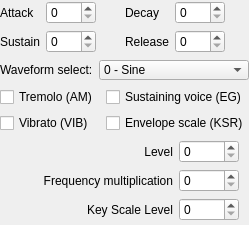
 <widget class="QWidget" name="OperatorEditor">
  <property name="geometry">
   <rect>
    <x>0</x>
    <y>0</y>
    <width>243</width>
    <height>225</height>
   </rect>
  </property>
  <property name="windowTitle">
   <string notr="true">Operator</string>
  </property>
  <layout class="QVBoxLayout" name="verticalLayout">
   <property name="sizeConstraint">
    <enum>QLayout::SetMinimumSize</enum>
   </property>
   <property name="leftMargin">
    <number>0</number>
   </property>
   <property name="topMargin">
    <number>0</number>
   </property>
   <property name="rightMargin">
    <number>0</number>
   </property>
   <property name="bottomMargin">
    <number>0</number>
   </property>
   <item>
    <layout class="QGridLayout" name="gridLayout_2">
     <property name="sizeConstraint">
      <enum>QLayout::SetMinimumSize</enum>
     </property>
     <item row="0" column="0">
      <widget class="QLabel" name="label_7">
       <property name="toolTip">
        <string>&lt;html&gt;&lt;head/&gt;&lt;body&gt;&lt;p&gt;&lt;span style=&quot; font-weight:600;&quot;&gt;Attack Rate.&lt;/span&gt;&lt;/p&gt;&lt;p&gt;Determines the rising time for the sound. The higher the value, the faster the attack.&lt;/p&gt;&lt;p&gt;Range from 0 to 15.&lt;/p&gt;&lt;/body&gt;&lt;/html&gt;</string>
       </property>
       <property name="text">
        <string>Attack</string>
       </property>
      </widget>
     </item>
     <item row="0" column="1">
      <widget class="QSpinBox" name="op_attack">
       <property name="sizePolicy">
        <sizepolicy hsizetype="Preferred" vsizetype="Fixed">
         <horstretch>0</horstretch>
         <verstretch>0</verstretch>
        </sizepolicy>
       </property>
       <property name="minimumSize">
        <size>
         <width>50</width>
         <height>0</height>
        </size>
       </property>
       <property name="toolTip">
        <string>&lt;html&gt;&lt;head/&gt;&lt;body&gt;&lt;p&gt;&lt;span style=&quot; font-weight:600;&quot;&gt;Attack Rate.&lt;/span&gt;&lt;/p&gt;&lt;p&gt;Determines the rising time for the sound. The higher the value, the faster the attack.&lt;/p&gt;&lt;p&gt;Range from 0 to 15.&lt;/p&gt;&lt;/body&gt;&lt;/html&gt;</string>
       </property>
       <property name="correctionMode">
        <enum>QAbstractSpinBox::CorrectToNearestValue</enum>
       </property>
       <property name="maximum">
        <number>15</number>
       </property>
      </widget>
     </item>
     <item row="0" column="3">
      <widget class="QLabel" name="label_8">
       <property name="toolTip">
        <string>&lt;html&gt;&lt;head/&gt;&lt;body&gt;&lt;p&gt;&lt;span style=&quot; font-weight:600;&quot;&gt;Decay Rate.&lt;/span&gt;&lt;/p&gt;&lt;p&gt;Determines the diminishing time for the sound. The higher the value, the shorter the decay.&lt;/p&gt;&lt;p&gt;Range from 0 to 15.&lt;/p&gt;&lt;/body&gt;&lt;/html&gt;</string>
       </property>
       <property name="text">
        <string>Decay</string>
       </property>
      </widget>
     </item>
     <item row="0" column="4">
      <widget class="QSpinBox" name="op_decay">
       <property name="sizePolicy">
        <sizepolicy hsizetype="Preferred" vsizetype="Fixed">
         <horstretch>0</horstretch>
         <verstretch>0</verstretch>
        </sizepolicy>
       </property>
       <property name="minimumSize">
        <size>
         <width>50</width>
         <height>0</height>
        </size>
       </property>
       <property name="toolTip">
        <string>&lt;html&gt;&lt;head/&gt;&lt;body&gt;&lt;p&gt;&lt;span style=&quot; font-weight:600;&quot;&gt;Decay Rate.&lt;/span&gt;&lt;/p&gt;&lt;p&gt;Determines the diminishing time for the sound. The higher the value, the shorter the decay.&lt;/p&gt;&lt;p&gt;Range from 0 to 15.&lt;/p&gt;&lt;/body&gt;&lt;/html&gt;</string>
       </property>
       <property name="correctionMode">
        <enum>QAbstractSpinBox::CorrectToNearestValue</enum>
       </property>
       <property name="maximum">
        <number>15</number>
       </property>
      </widget>
     </item>
     <item row="1" column="0">
      <widget class="QLabel" name="label_9">
       <property name="toolTip">
        <string>&lt;html&gt;&lt;head/&gt;&lt;body&gt;&lt;p&gt;&lt;span style=&quot; font-weight:600;&quot;&gt;Sustain Level.&lt;/span&gt;&lt;/p&gt;&lt;p&gt;Determines the point at which the sound ceases to decay and changes to a sound having a constant level. The sustain level is expressed as a fraction of the maximum level. 0 is the softest and 15 is the loudest sustain level. Note that has Sustain flag must be set for this to have an effect.&lt;/p&gt;&lt;/body&gt;&lt;/html&gt;</string>
       </property>
       <property name="text">
        <string>Sustain</string>
       </property>
      </widget>
     </item>
     <item row="1" column="1">
      <widget class="QSpinBox" name="op_sustain">
       <property name="sizePolicy">
        <sizepolicy hsizetype="Preferred" vsizetype="Fixed">
         <horstretch>0</horstretch>
         <verstretch>0</verstretch>
        </sizepolicy>
       </property>
       <property name="minimumSize">
        <size>
         <width>50</width>
         <height>0</height>
        </size>
       </property>
       <property name="toolTip">
        <string>&lt;html&gt;&lt;head/&gt;&lt;body&gt;&lt;p&gt;&lt;span style=&quot; font-weight:600;&quot;&gt;Sustain Level.&lt;/span&gt;&lt;/p&gt;&lt;p&gt;Determines the point at which the sound ceases to decay and changes to a sound having a constant level. The sustain level is expressed as a fraction of the maximum level. 0 is the softest and 15 is the loudest sustain level. Note that has Sustain flag must be set for this to have an effect.&lt;/p&gt;&lt;/body&gt;&lt;/html&gt;</string>
       </property>
       <property name="correctionMode">
        <enum>QAbstractSpinBox::CorrectToNearestValue</enum>
       </property>
       <property name="maximum">
        <number>15</number>
       </property>
      </widget>
     </item>
     <item row="1" column="3">
      <widget class="QLabel" name="label_10">
       <property name="toolTip">
        <string>&lt;html&gt;&lt;head/&gt;&lt;body&gt;&lt;p&gt;&lt;span style=&quot; font-weight:600;&quot;&gt;Release Rate.&lt;/span&gt;&lt;/p&gt;&lt;p&gt;Determines the rate at which the sound disappears after KEY-OFF. The higher the value, the shorter the release.&lt;/p&gt;&lt;/body&gt;&lt;/html&gt;</string>
       </property>
       <property name="text">
        <string>Release</string>
       </property>
      </widget>
     </item>
     <item row="1" column="4">
      <widget class="QSpinBox" name="op_release">
       <property name="sizePolicy">
        <sizepolicy hsizetype="Preferred" vsizetype="Fixed">
         <horstretch>0</horstretch>
         <verstretch>0</verstretch>
        </sizepolicy>
       </property>
       <property name="minimumSize">
        <size>
         <width>50</width>
         <height>0</height>
        </size>
       </property>
       <property name="toolTip">
        <string>&lt;html&gt;&lt;head/&gt;&lt;body&gt;&lt;p&gt;&lt;span style=&quot; font-weight:600;&quot;&gt;Release Rate.&lt;/span&gt;&lt;/p&gt;&lt;p&gt;Determines the rate at which the sound disappears after KEY-OFF. The higher the value, the shorter the release.&lt;/p&gt;&lt;/body&gt;&lt;/html&gt;</string>
       </property>
       <property name="correctionMode">
        <enum>QAbstractSpinBox::CorrectToNearestValue</enum>
       </property>
       <property name="maximum">
        <number>15</number>
       </property>
      </widget>
     </item>
     <item row="0" column="5" rowspan="2">
      <spacer name="horizontalSpacer_3">
       <property name="orientation">
        <enum>Qt::Horizontal</enum>
       </property>
       <property name="sizeHint" stdset="0">
        <size>
         <width>40</width>
         <height>20</height>
        </size>
       </property>
      </spacer>
     </item>
     <item row="0" column="2" rowspan="2">
      <spacer name="horizontalSpacer_7">
       <property name="orientation">
        <enum>Qt::Horizontal</enum>
       </property>
       <property name="sizeHint" stdset="0">
        <size>
         <width>40</width>
         <height>20</height>
        </size>
       </property>
      </spacer>
     </item>
    </layout>
   </item>
   <item>
    <layout class="QHBoxLayout" name="horizontalLayout_5">
     <property name="sizeConstraint">
      <enum>QLayout::SetMinimumSize</enum>
     </property>
     <item>
      <widget class="QLabel" name="label_11">
       <property name="toolTip">
        <string>&lt;html&gt;&lt;head/&gt;&lt;body&gt;&lt;p&gt;&lt;span style=&quot; font-size:medium; font-weight:600;&quot;&gt;Waveform Select&lt;/span&gt;&lt;/p&gt;&lt;p&gt;&lt;span style=&quot; font-size:medium;&quot;&gt;Wave which will be generated by operator.&lt;/span&gt;&lt;/p&gt;&lt;p&gt;&lt;span style=&quot; font-size:medium; text-decoration: underline;&quot;&gt;(waveforms from 4 to 7 not supported on OPL2)&lt;/span&gt;&lt;/p&gt;&lt;table border=&quot;0&quot; style=&quot; margin-top:0px; margin-bottom:0px; margin-left:0px; margin-right:0px;&quot; cellspacing=&quot;2&quot; cellpadding=&quot;0&quot;&gt;&lt;tr&gt;&lt;td style=&quot; vertical-align:middle; padding-left:5; padding-right:5; padding-top:5; padding-bottom:5;&quot;&gt;&lt;p&gt;&lt;img src=&quot;:/waves/wave0.png&quot; style=&quot;vertical-align: middle;&quot;/&gt;&lt;/p&gt;&lt;/td&gt;&lt;td style=&quot; vertical-align:middle; padding-left:5; padding-right:5; padding-top:5; padding-bottom:5;&quot;&gt;&lt;p&gt;0 - Sine wave&lt;/p&gt;&lt;/td&gt;&lt;/tr&gt;&lt;tr&gt;&lt;td style=&quot; vertical-align:middle; padding-left:5; padding-right:5; padding-top:5; padding-bottom:5;&quot;&gt;&lt;p&gt;&lt;img src=&quot;:/waves/wave1.png&quot; style=&quot;vertical-align: middle;&quot;/&gt;&lt;/p&gt;&lt;/td&gt;&lt;td style=&quot; vertical-align:middle; padding-left:5; padding-right:5; padding-top:5; padding-bottom:5;&quot;&gt;&lt;p&gt;1 - Half-Sine&lt;/p&gt;&lt;/td&gt;&lt;/tr&gt;&lt;tr&gt;&lt;td style=&quot; vertical-align:middle; padding-left:5; padding-right:5; padding-top:5; padding-bottom:5;&quot;&gt;&lt;p&gt;&lt;img src=&quot;:/waves/wave2.png&quot; style=&quot;vertical-align: middle;&quot;/&gt;&lt;/p&gt;&lt;/td&gt;&lt;td style=&quot; vertical-align:middle; padding-left:5; padding-right:5; padding-top:5; padding-bottom:5;&quot;&gt;&lt;p&gt;2 - Abs-Sine&lt;/p&gt;&lt;/td&gt;&lt;/tr&gt;&lt;tr&gt;&lt;td style=&quot; vertical-align:middle; padding-left:5; padding-right:5; padding-top:5; padding-bottom:5;&quot;&gt;&lt;p&gt;&lt;img src=&quot;:/waves/wave3.png&quot; style=&quot;vertical-align: middle;&quot;/&gt;&lt;/p&gt;&lt;/td&gt;&lt;td style=&quot; vertical-align:middle; padding-left:5; padding-right:5; padding-top:5; padding-bottom:5;&quot;&gt;&lt;p&gt;3 - Pulse-Sine&lt;/p&gt;&lt;/td&gt;&lt;/tr&gt;&lt;tr&gt;&lt;td style=&quot; vertical-align:middle; padding-left:5; padding-right:5; padding-top:5; padding-bottom:5;&quot;&gt;&lt;p&gt;&lt;img src=&quot;:/waves/wave4.png&quot; style=&quot;vertical-align: middle;&quot;/&gt;&lt;/p&gt;&lt;/td&gt;&lt;td style=&quot; vertical-align:middle; padding-left:5; padding-right:5; padding-top:5; padding-bottom:5;&quot;&gt;&lt;p&gt;4 - Sine - even periods only&lt;/p&gt;&lt;/td&gt;&lt;/tr&gt;&lt;tr&gt;&lt;td style=&quot; vertical-align:middle; padding-left:5; padding-right:5; padding-top:5; padding-bottom:5;&quot;&gt;&lt;p&gt;&lt;img src=&quot;:/waves/wave5.png&quot; style=&quot;vertical-align: middle;&quot;/&gt;&lt;/p&gt;&lt;/td&gt;&lt;td style=&quot; vertical-align:middle; padding-left:5; padding-right:5; padding-top:5; padding-bottom:5;&quot;&gt;&lt;p&gt;5 - Abs-Sine - even periods only&lt;/p&gt;&lt;/td&gt;&lt;/tr&gt;&lt;tr&gt;&lt;td style=&quot; vertical-align:middle; padding-left:5; padding-right:5; padding-top:5; padding-bottom:5;&quot;&gt;&lt;p&gt;&lt;img src=&quot;:/waves/wave6.png&quot; style=&quot;vertical-align: middle;&quot;/&gt;&lt;/p&gt;&lt;/td&gt;&lt;td style=&quot; vertical-align:middle; padding-left:5; padding-right:5; padding-top:5; padding-bottom:5;&quot;&gt;&lt;p&gt;6 - Square&lt;/p&gt;&lt;/td&gt;&lt;/tr&gt;&lt;tr&gt;&lt;td style=&quot; vertical-align:middle; padding-left:5; padding-right:5; padding-top:5; padding-bottom:5;&quot;&gt;&lt;p&gt;&lt;img src=&quot;:/waves/wave7.png&quot; style=&quot;vertical-align: middle;&quot;/&gt;&lt;/p&gt;&lt;/td&gt;&lt;td style=&quot; vertical-align:middle; padding-left:5; padding-right:5; padding-top:5; padding-bottom:5;&quot;&gt;&lt;p&gt;7 - Derived Square&lt;/p&gt;&lt;/td&gt;&lt;/tr&gt;&lt;/table&gt;&lt;/body&gt;&lt;/html&gt;</string>
       </property>
       <property name="text">
        <string>Waveform select:</string>
       </property>
      </widget>
     </item>
     <item>
      <widget class="QComboBox" name="op_waveform">
       <property name="minimumSize">
        <size>
         <width>0</width>
         <height>20</height>
        </size>
       </property>
       <property name="maximumSize">
        <size>
         <width>150</width>
         <height>20</height>
        </size>
       </property>
       <property name="toolTip">
        <string>&lt;html&gt;&lt;head/&gt;&lt;body&gt;&lt;p&gt;&lt;span style=&quot; font-size:medium; font-weight:600;&quot;&gt;Waveform Select&lt;/span&gt;&lt;/p&gt;&lt;p&gt;&lt;span style=&quot; font-size:medium;&quot;&gt;Wave which will be generated by operator.&lt;/span&gt;&lt;/p&gt;&lt;p&gt;&lt;span style=&quot; font-size:medium; text-decoration: underline;&quot;&gt;(waveforms from 4 to 7 not supported on OPL2)&lt;/span&gt;&lt;/p&gt;&lt;table border=&quot;0&quot; style=&quot; margin-top:0px; margin-bottom:0px; margin-left:0px; margin-right:0px;&quot; cellspacing=&quot;2&quot; cellpadding=&quot;0&quot;&gt;&lt;tr&gt;&lt;td style=&quot; vertical-align:middle; padding-left:5; padding-right:5; padding-top:5; padding-bottom:5;&quot;&gt;&lt;p&gt;&lt;img src=&quot;:/waves/wave0.png&quot; style=&quot;vertical-align: middle;&quot;/&gt;&lt;/p&gt;&lt;/td&gt;&lt;td style=&quot; vertical-align:middle; padding-left:5; padding-right:5; padding-top:5; padding-bottom:5;&quot;&gt;&lt;p&gt;0 - Sine wave&lt;/p&gt;&lt;/td&gt;&lt;/tr&gt;&lt;tr&gt;&lt;td style=&quot; vertical-align:middle; padding-left:5; padding-right:5; padding-top:5; padding-bottom:5;&quot;&gt;&lt;p&gt;&lt;img src=&quot;:/waves/wave1.png&quot; style=&quot;vertical-align: middle;&quot;/&gt;&lt;/p&gt;&lt;/td&gt;&lt;td style=&quot; vertical-align:middle; padding-left:5; padding-right:5; padding-top:5; padding-bottom:5;&quot;&gt;&lt;p&gt;1 - Half-Sine&lt;/p&gt;&lt;/td&gt;&lt;/tr&gt;&lt;tr&gt;&lt;td style=&quot; vertical-align:middle; padding-left:5; padding-right:5; padding-top:5; padding-bottom:5;&quot;&gt;&lt;p&gt;&lt;img src=&quot;:/waves/wave2.png&quot; style=&quot;vertical-align: middle;&quot;/&gt;&lt;/p&gt;&lt;/td&gt;&lt;td style=&quot; vertical-align:middle; padding-left:5; padding-right:5; padding-top:5; padding-bottom:5;&quot;&gt;&lt;p&gt;2 - Abs-Sine&lt;/p&gt;&lt;/td&gt;&lt;/tr&gt;&lt;tr&gt;&lt;td style=&quot; vertical-align:middle; padding-left:5; padding-right:5; padding-top:5; padding-bottom:5;&quot;&gt;&lt;p&gt;&lt;img src=&quot;:/waves/wave3.png&quot; style=&quot;vertical-align: middle;&quot;/&gt;&lt;/p&gt;&lt;/td&gt;&lt;td style=&quot; vertical-align:middle; padding-left:5; padding-right:5; padding-top:5; padding-bottom:5;&quot;&gt;&lt;p&gt;3 - Pulse-Sine&lt;/p&gt;&lt;/td&gt;&lt;/tr&gt;&lt;tr&gt;&lt;td style=&quot; vertical-align:middle; padding-left:5; padding-right:5; padding-top:5; padding-bottom:5;&quot;&gt;&lt;p&gt;&lt;img src=&quot;:/waves/wave4.png&quot; style=&quot;vertical-align: middle;&quot;/&gt;&lt;/p&gt;&lt;/td&gt;&lt;td style=&quot; vertical-align:middle; padding-left:5; padding-right:5; padding-top:5; padding-bottom:5;&quot;&gt;&lt;p&gt;4 - Sine - even periods only&lt;/p&gt;&lt;/td&gt;&lt;/tr&gt;&lt;tr&gt;&lt;td style=&quot; vertical-align:middle; padding-left:5; padding-right:5; padding-top:5; padding-bottom:5;&quot;&gt;&lt;p&gt;&lt;img src=&quot;:/waves/wave5.png&quot; style=&quot;vertical-align: middle;&quot;/&gt;&lt;/p&gt;&lt;/td&gt;&lt;td style=&quot; vertical-align:middle; padding-left:5; padding-right:5; padding-top:5; padding-bottom:5;&quot;&gt;&lt;p&gt;5 - Abs-Sine - even periods only&lt;/p&gt;&lt;/td&gt;&lt;/tr&gt;&lt;tr&gt;&lt;td style=&quot; vertical-align:middle; padding-left:5; padding-right:5; padding-top:5; padding-bottom:5;&quot;&gt;&lt;p&gt;&lt;img src=&quot;:/waves/wave6.png&quot; style=&quot;vertical-align: middle;&quot;/&gt;&lt;/p&gt;&lt;/td&gt;&lt;td style=&quot; vertical-align:middle; padding-left:5; padding-right:5; padding-top:5; padding-bottom:5;&quot;&gt;&lt;p&gt;6 - Square&lt;/p&gt;&lt;/td&gt;&lt;/tr&gt;&lt;tr&gt;&lt;td style=&quot; vertical-align:middle; padding-left:5; padding-right:5; padding-top:5; padding-bottom:5;&quot;&gt;&lt;p&gt;&lt;img src=&quot;:/waves/wave7.png&quot; style=&quot;vertical-align: middle;&quot;/&gt;&lt;/p&gt;&lt;/td&gt;&lt;td style=&quot; vertical-align:middle; padding-left:5; padding-right:5; padding-top:5; padding-bottom:5;&quot;&gt;&lt;p&gt;7 - Derived Square&lt;/p&gt;&lt;/td&gt;&lt;/tr&gt;&lt;/table&gt;&lt;/body&gt;&lt;/html&gt;</string>
       </property>
       <item>
        <property name="text">
         <string>0 - Sine</string>
        </property>
        <property name="icon">
         <iconset resource="resources/resources.qrc">
          <normaloff>:/waves/wave0.png</normaloff>:/waves/wave0.png</iconset>
        </property>
       </item>
       <item>
        <property name="text">
         <string>1 - Half-Sine</string>
        </property>
        <property name="icon">
         <iconset resource="resources/resources.qrc">
          <normaloff>:/waves/wave1.png</normaloff>:/waves/wave1.png</iconset>
        </property>
       </item>
       <item>
        <property name="text">
         <string>2 - Absolute Sine</string>
        </property>
        <property name="icon">
         <iconset resource="resources/resources.qrc">
          <normaloff>:/waves/wave2.png</normaloff>:/waves/wave2.png</iconset>
        </property>
       </item>
       <item>
        <property name="text">
         <string>3 - Pulse-Sine</string>
        </property>
        <property name="icon">
         <iconset resource="resources/resources.qrc">
          <normaloff>:/waves/wave3.png</normaloff>:/waves/wave3.png</iconset>
        </property>
       </item>
       <item>
        <property name="text">
         <string>4 - Sine - even periods only</string>
        </property>
        <property name="icon">
         <iconset resource="resources/resources.qrc">
          <normaloff>:/waves/wave4.png</normaloff>:/waves/wave4.png</iconset>
        </property>
       </item>
       <item>
        <property name="text">
         <string>5 - Abs-Sine - even periods only</string>
        </property>
        <property name="icon">
         <iconset resource="resources/resources.qrc">
          <normaloff>:/waves/wave5.png</normaloff>:/waves/wave5.png</iconset>
        </property>
       </item>
       <item>
        <property name="text">
         <string>6 - Square</string>
        </property>
        <property name="icon">
         <iconset resource="resources/resources.qrc">
          <normaloff>:/waves/wave6.png</normaloff>:/waves/wave6.png</iconset>
        </property>
       </item>
       <item>
        <property name="text">
         <string>7 - Derived Square</string>
        </property>
        <property name="icon">
         <iconset resource="resources/resources.qrc">
          <normaloff>:/waves/wave7.png</normaloff>:/waves/wave7.png</iconset>
        </property>
       </item>
      </widget>
     </item>
    </layout>
   </item>
   <item>
    <layout class="QGridLayout" name="gridLayout_8">
     <property name="sizeConstraint">
      <enum>QLayout::SetMinimumSize</enum>
     </property>
     <item row="0" column="0">
      <widget class="QCheckBox" name="op_am">
       <property name="maximumSize">
        <size>
         <width>16777215</width>
         <height>20</height>
        </size>
       </property>
       <property name="toolTip">
        <string>&lt;html&gt;&lt;head/&gt;&lt;body&gt;&lt;p&gt;&lt;span style=&quot; font-weight:600;&quot;&gt;Tremolo&lt;/span&gt;&lt;/p&gt;&lt;p&gt;Is an Amplitude Vibrato. The repetition rate is 3.7 Hz.&lt;/p&gt;&lt;/body&gt;&lt;/html&gt;</string>
       </property>
       <property name="text">
        <string>Tremolo (AM)</string>
       </property>
      </widget>
     </item>
     <item row="0" column="1">
      <widget class="QCheckBox" name="op_eg">
       <property name="maximumSize">
        <size>
         <width>16777215</width>
         <height>20</height>
        </size>
       </property>
       <property name="toolTip">
        <string>&lt;html&gt;&lt;head/&gt;&lt;body&gt;&lt;p&gt;&lt;span style=&quot; font-weight:600;&quot;&gt;Sound Sustaining&lt;/span&gt;&lt;/p&gt;&lt;p&gt;When toggled on, operator's output level will be held at its sustain level until a KEY-OFF is done.&lt;/p&gt;&lt;/body&gt;&lt;/html&gt;</string>
       </property>
       <property name="text">
        <string>Sustaining voice (EG)</string>
       </property>
      </widget>
     </item>
     <item row="1" column="0">
      <widget class="QCheckBox" name="op_vib">
       <property name="maximumSize">
        <size>
         <width>16777215</width>
         <height>20</height>
        </size>
       </property>
       <property name="toolTip">
        <string>&lt;html&gt;&lt;head/&gt;&lt;body&gt;&lt;p&gt;&lt;span style=&quot; font-weight:600;&quot;&gt;Vibrato&lt;/span&gt;&lt;/p&gt;&lt;p&gt;Is a Frequency Vibrato. The repetition rate is 6.1 Hz.&lt;/p&gt;&lt;/body&gt;&lt;/html&gt;</string>
       </property>
       <property name="text">
        <string>Vibrato (VIB)</string>
       </property>
      </widget>
     </item>
     <item row="1" column="1">
      <widget class="QCheckBox" name="op_ksr">
       <property name="maximumSize">
        <size>
         <width>16777215</width>
         <height>20</height>
        </size>
       </property>
       <property name="toolTip">
        <string>&lt;html&gt;&lt;head/&gt;&lt;body&gt;&lt;p&gt;&lt;span style=&quot; font-weight:600;&quot;&gt;Envelope scaling (KSR)&lt;/span&gt;&lt;/p&gt;&lt;p&gt;When toggled on, higher notes are shorter than lower notes.&lt;/p&gt;&lt;/body&gt;&lt;/html&gt;</string>
       </property>
       <property name="text">
        <string>Envelope scale (KSR)</string>
       </property>
      </widget>
     </item>
    </layout>
   </item>
   <item>
    <layout class="QGridLayout" name="gridLayout">
     <property name="sizeConstraint">
      <enum>QLayout::SetMinimumSize</enum>
     </property>
     <property name="leftMargin">
      <number>0</number>
     </property>
     <property name="rightMargin">
      <number>10</number>
     </property>
     <item row="0" column="0">
      <widget class="QLabel" name="label_29">
       <property name="toolTip">
        <string>&lt;html&gt;&lt;head/&gt;&lt;body&gt;&lt;p&gt;&lt;span style=&quot; font-weight:600;&quot;&gt;Output Level&lt;/span&gt;&lt;/p&gt;&lt;p&gt;Attenuates the operator output level. &lt;span style=&quot; font-weight:600;&quot;&gt;63&lt;/span&gt; (internally 0) is the loudest, &lt;span style=&quot; font-weight:600;&quot;&gt;0&lt;/span&gt; (internally 0x3F) is the softest. In additive synthesis, varying the output level of any operator varies the volume of its corresponding channel. In FM synthesis, varying the output level of the carrier varies the volume of the channel. Varying the output of the modulator will change the frequency spectrum produced by the carrier.&lt;/p&gt;&lt;/body&gt;&lt;/html&gt;</string>
       </property>
       <property name="text">
        <string>Level</string>
       </property>
       <property name="alignment">
        <set>Qt::AlignRight|Qt::AlignTrailing|Qt::AlignVCenter</set>
       </property>
      </widget>
     </item>
     <item row="0" column="1">
      <widget class="QSpinBox" name="op_level">
       <property name="sizePolicy">
        <sizepolicy hsizetype="Preferred" vsizetype="Fixed">
         <horstretch>0</horstretch>
         <verstretch>0</verstretch>
        </sizepolicy>
       </property>
       <property name="minimumSize">
        <size>
         <width>50</width>
         <height>0</height>
        </size>
       </property>
       <property name="maximumSize">
        <size>
         <width>60</width>
         <height>16777215</height>
        </size>
       </property>
       <property name="toolTip">
        <string>&lt;html&gt;&lt;head/&gt;&lt;body&gt;&lt;p&gt;&lt;span style=&quot; font-weight:600;&quot;&gt;Output Level&lt;/span&gt;&lt;/p&gt;&lt;p&gt;Attenuates the operator output level. &lt;span style=&quot; font-weight:600;&quot;&gt;63&lt;/span&gt; (internally 0) is the loudest, &lt;span style=&quot; font-weight:600;&quot;&gt;0&lt;/span&gt; (internally 0x3F) is the softest. In additive synthesis, varying the output level of any operator varies the volume of its corresponding channel. In FM synthesis, varying the output level of the carrier varies the volume of the channel. Varying the output of the modulator will change the frequency spectrum produced by the carrier.&lt;/p&gt;&lt;/body&gt;&lt;/html&gt;</string>
       </property>
       <property name="correctionMode">
        <enum>QAbstractSpinBox::CorrectToNearestValue</enum>
       </property>
       <property name="maximum">
        <number>63</number>
       </property>
      </widget>
     </item>
     <item row="1" column="0">
      <widget class="QLabel" name="label_12">
       <property name="toolTip">
        <string>&lt;html&gt;&lt;head/&gt;&lt;body&gt;&lt;p&gt;&lt;span style=&quot; font-weight:600;&quot;&gt;Frequency Multiplication Factor (MULTI)&lt;/span&gt;&lt;/p&gt;&lt;p&gt;Operator's frequency is set to F-Number*Factor.&lt;/p&gt;&lt;p&gt;&lt;span style=&quot; text-decoration: underline;&quot;&gt;In simple words, increases operator's frequency to number of octaves.&lt;/span&gt;&lt;br/&gt;&lt;br/&gt;Where F-Number is:&lt;/p&gt;&lt;p&gt;F-Number = Music Frequency * 2^(20-Block) / 49716 Hz&lt;/p&gt;&lt;p&gt;Where Block is a Block Number. Roughly determines the octave.&lt;/p&gt;&lt;/body&gt;&lt;/html&gt;</string>
       </property>
       <property name="text">
        <string>Frequency multiplication</string>
       </property>
       <property name="alignment">
        <set>Qt::AlignRight|Qt::AlignTrailing|Qt::AlignVCenter</set>
       </property>
      </widget>
     </item>
     <item row="1" column="1">
      <widget class="QSpinBox" name="op_freqmult">
       <property name="sizePolicy">
        <sizepolicy hsizetype="Preferred" vsizetype="Fixed">
         <horstretch>0</horstretch>
         <verstretch>0</verstretch>
        </sizepolicy>
       </property>
       <property name="minimumSize">
        <size>
         <width>50</width>
         <height>0</height>
        </size>
       </property>
       <property name="maximumSize">
        <size>
         <width>60</width>
         <height>16777215</height>
        </size>
       </property>
       <property name="toolTip">
        <string>&lt;html&gt;&lt;head/&gt;&lt;body&gt;&lt;p&gt;&lt;span style=&quot; font-weight:600;&quot;&gt;Frequency Multiplication Factor (MULTI)&lt;/span&gt;&lt;/p&gt;&lt;p&gt;Operator's frequency is set to F-Number*Factor.&lt;/p&gt;&lt;p&gt;&lt;span style=&quot; text-decoration: underline;&quot;&gt;In simple words, increases operator's frequency to number of octaves.&lt;/span&gt;&lt;br/&gt;&lt;br/&gt;Where F-Number is:&lt;/p&gt;&lt;p&gt;F-Number = Music Frequency * 2^(20-Block) / 49716 Hz&lt;/p&gt;&lt;p&gt;Where Block is a Block Number. Roughly determines the octave.&lt;/p&gt;&lt;/body&gt;&lt;/html&gt;</string>
       </property>
       <property name="correctionMode">
        <enum>QAbstractSpinBox::CorrectToNearestValue</enum>
       </property>
       <property name="maximum">
        <number>15</number>
       </property>
      </widget>
     </item>
     <item row="2" column="0">
      <widget class="QLabel" name="label_33">
       <property name="toolTip">
        <string>&lt;html&gt;&lt;head/&gt;&lt;body&gt;&lt;p&gt;&lt;span style=&quot; font-weight:600;&quot;&gt;Key Scale Level.&lt;/span&gt;&lt;/p&gt;&lt;p&gt;Attenuates output level towards higher pitch&lt;br/&gt;&lt;/p&gt;&lt;table border=&quot;1&quot; style=&quot; margin-top:0px; margin-bottom:0px; margin-left:0px; margin-right:0px;&quot; cellspacing=&quot;0&quot; cellpadding=&quot;0&quot;&gt;&lt;tr&gt;&lt;td&gt;&lt;p align=&quot;center&quot;&gt;&lt;span style=&quot; font-weight:600;&quot;&gt;KSL&lt;/span&gt;&lt;/p&gt;&lt;/td&gt;&lt;td&gt;&lt;p align=&quot;center&quot;&gt;&lt;span style=&quot; font-weight:600;&quot;&gt;Attenuation&lt;/span&gt;&lt;/p&gt;&lt;/td&gt;&lt;/tr&gt;&lt;tr&gt;&lt;td&gt;&lt;p&gt;0&lt;/p&gt;&lt;/td&gt;&lt;td&gt;&lt;p&gt;-&lt;/p&gt;&lt;/td&gt;&lt;/tr&gt;&lt;tr&gt;&lt;td&gt;&lt;p&gt;1&lt;/p&gt;&lt;/td&gt;&lt;td&gt;&lt;p&gt;1.5 dB/oct&lt;/p&gt;&lt;/td&gt;&lt;/tr&gt;&lt;tr&gt;&lt;td&gt;&lt;p&gt;2&lt;/p&gt;&lt;/td&gt;&lt;td&gt;&lt;p&gt;3.0 dB/oct &lt;/p&gt;&lt;/td&gt;&lt;/tr&gt;&lt;tr&gt;&lt;td&gt;&lt;p&gt;3&lt;/p&gt;&lt;/td&gt;&lt;td&gt;&lt;p&gt;6.0 dB/oct &lt;/p&gt;&lt;/td&gt;&lt;/tr&gt;&lt;/table&gt;&lt;/body&gt;&lt;/html&gt;</string>
       </property>
       <property name="text">
        <string>Key Scale Level</string>
       </property>
       <property name="alignment">
        <set>Qt::AlignRight|Qt::AlignTrailing|Qt::AlignVCenter</set>
       </property>
      </widget>
     </item>
     <item row="2" column="1">
      <widget class="QSpinBox" name="op_ksl">
       <property name="sizePolicy">
        <sizepolicy hsizetype="Preferred" vsizetype="Fixed">
         <horstretch>0</horstretch>
         <verstretch>0</verstretch>
        </sizepolicy>
       </property>
       <property name="minimumSize">
        <size>
         <width>50</width>
         <height>0</height>
        </size>
       </property>
       <property name="maximumSize">
        <size>
         <width>60</width>
         <height>16777215</height>
        </size>
       </property>
       <property name="toolTip">
        <string>&lt;html&gt;&lt;head/&gt;&lt;body&gt;&lt;p&gt;&lt;span style=&quot; font-weight:600;&quot;&gt;Key Scale Level.&lt;/span&gt;&lt;/p&gt;&lt;p&gt;Attenuates output level towards higher pitch&lt;br/&gt;&lt;/p&gt;&lt;table border=&quot;1&quot; style=&quot; margin-top:0px; margin-bottom:0px; margin-left:0px; margin-right:0px;&quot; cellspacing=&quot;0&quot; cellpadding=&quot;0&quot;&gt;&lt;tr&gt;&lt;td&gt;&lt;p align=&quot;center&quot;&gt;&lt;span style=&quot; font-weight:600;&quot;&gt;KSL&lt;/span&gt;&lt;/p&gt;&lt;/td&gt;&lt;td&gt;&lt;p align=&quot;center&quot;&gt;&lt;span style=&quot; font-weight:600;&quot;&gt;Attenuation&lt;/span&gt;&lt;/p&gt;&lt;/td&gt;&lt;/tr&gt;&lt;tr&gt;&lt;td&gt;&lt;p&gt;0&lt;/p&gt;&lt;/td&gt;&lt;td&gt;&lt;p&gt;-&lt;/p&gt;&lt;/td&gt;&lt;/tr&gt;&lt;tr&gt;&lt;td&gt;&lt;p&gt;1&lt;/p&gt;&lt;/td&gt;&lt;td&gt;&lt;p&gt;1.5 dB/oct&lt;/p&gt;&lt;/td&gt;&lt;/tr&gt;&lt;tr&gt;&lt;td&gt;&lt;p&gt;2&lt;/p&gt;&lt;/td&gt;&lt;td&gt;&lt;p&gt;3.0 dB/oct &lt;/p&gt;&lt;/td&gt;&lt;/tr&gt;&lt;tr&gt;&lt;td&gt;&lt;p&gt;3&lt;/p&gt;&lt;/td&gt;&lt;td&gt;&lt;p&gt;6.0 dB/oct &lt;/p&gt;&lt;/td&gt;&lt;/tr&gt;&lt;/table&gt;&lt;/body&gt;&lt;/html&gt;</string>
       </property>
       <property name="correctionMode">
        <enum>QAbstractSpinBox::CorrectToNearestValue</enum>
       </property>
       <property name="maximum">
        <number>3</number>
       </property>
      </widget>
     </item>
    </layout>
   </item>
  </layout>
 </widget>
